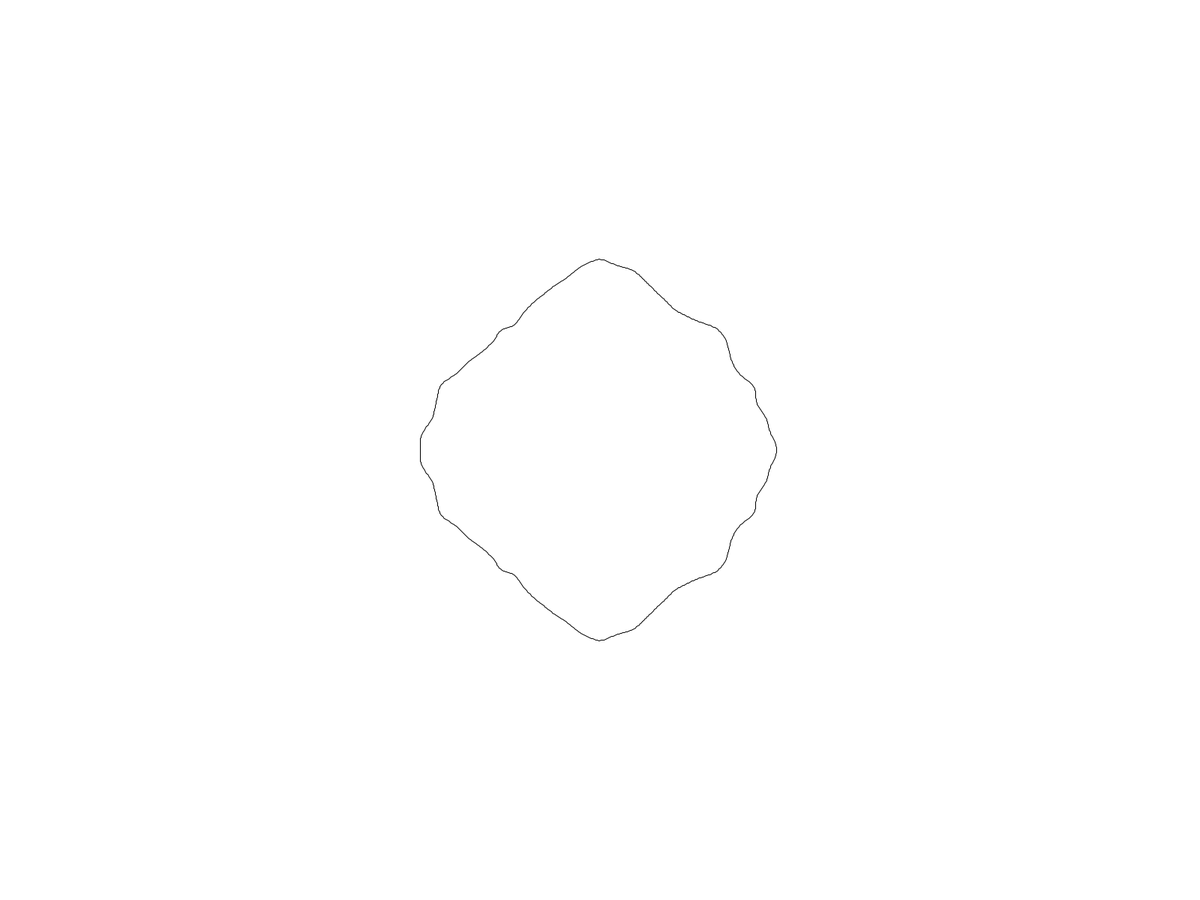
Frame 1 (no input)
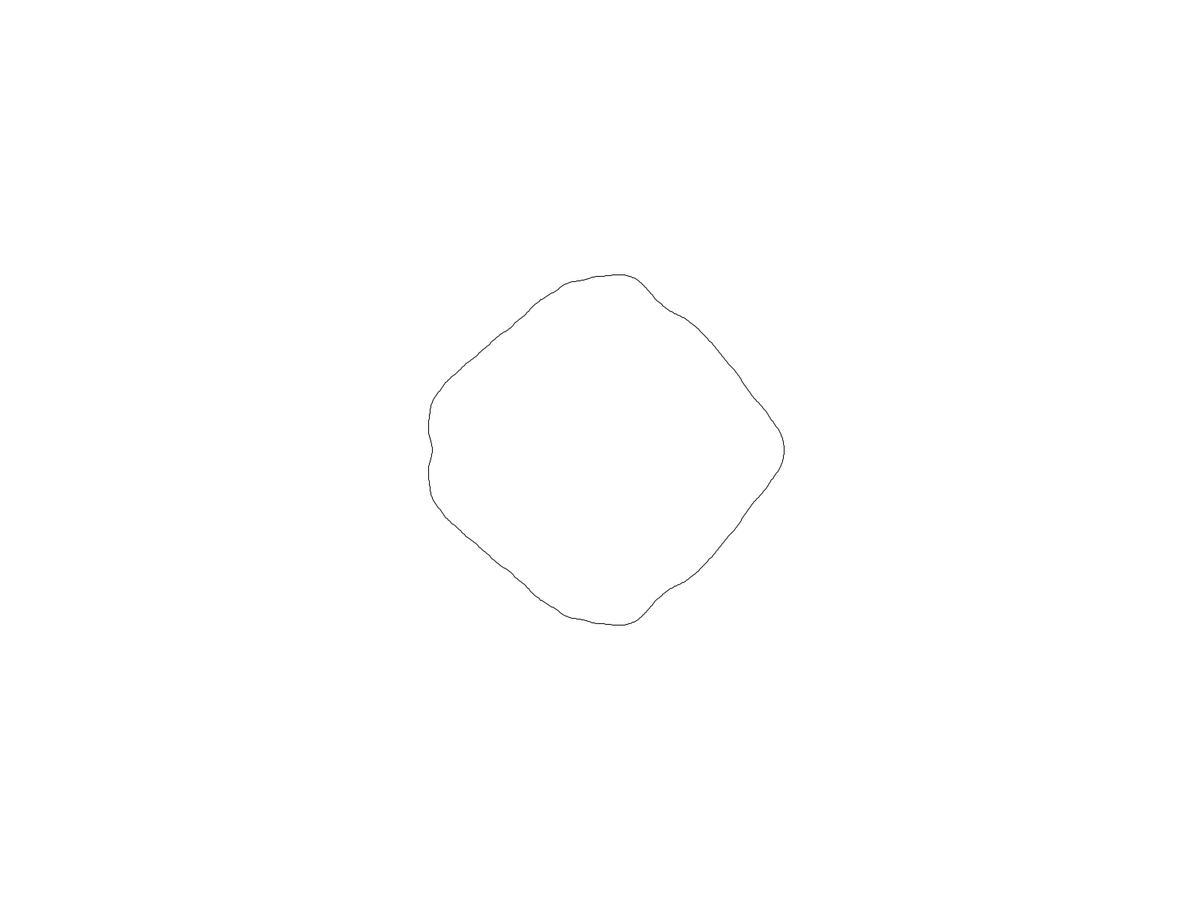
Frame 60 (the mouse pressed at the canvas centre just before this capture)
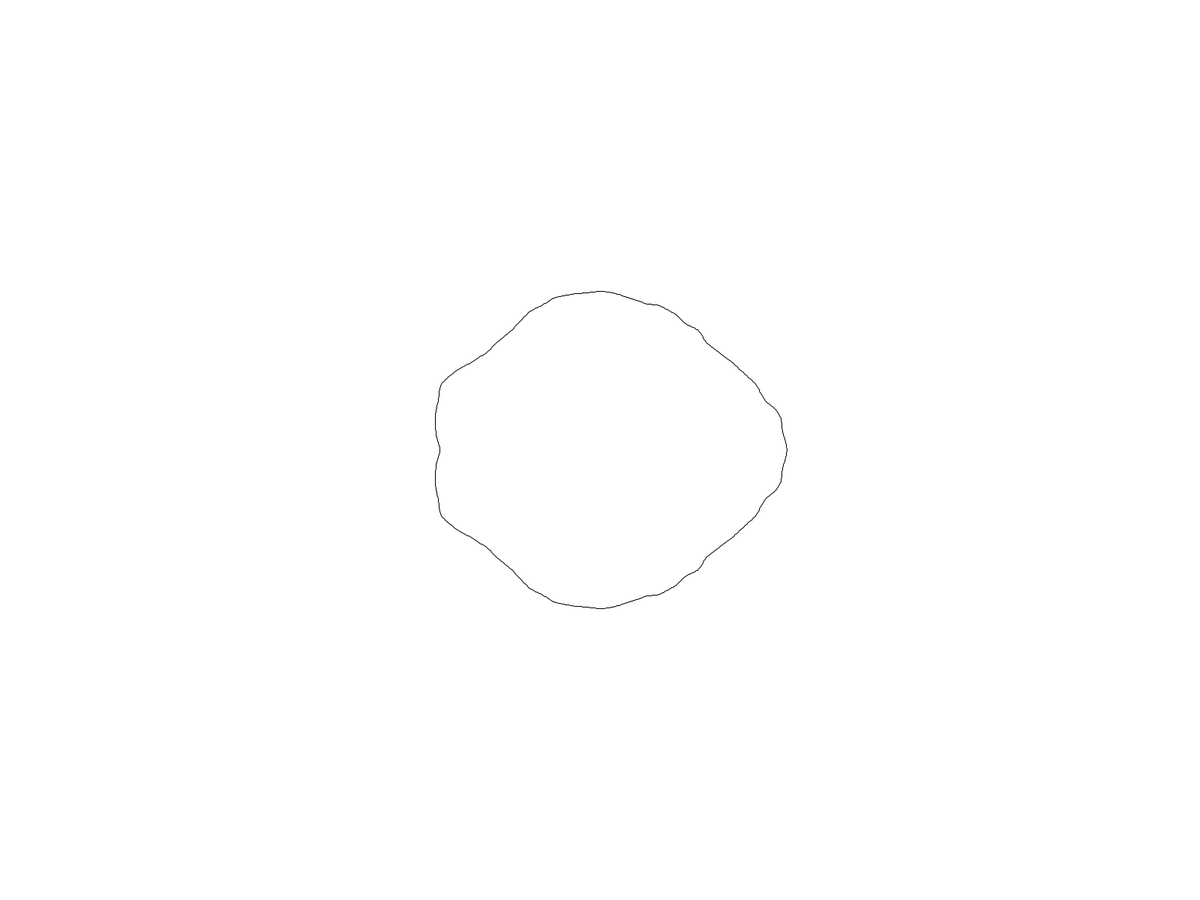
Frame 120 (the mouse held since frame 60 and released just before this capture)

The Processing sketch that drew these frames (run headless with seeded random() and noise(); from frame 60 on, the mouse is pressed at the canvas centre):

// Processing sketch: circle_1_01
// ── circle_1_01.pde
/*___________________________________________________
 //CIRCLE
 
 //A particle system alignd to a circle is reacting to
 //distrubances caused by perlin-noise
 //
 //
 //
 //Minimal Aestetic Disturbance
 //Walter Benjamin
 // Lagrange Interpolation
 //
 //Felix Wagner - 20/06/18
 __________________________________________________*/
//GLOBAL PARAMETERS
//all global parameters with values & comments, e.g.
int w = 900; 
int h = 900;
int sect = 400;
DotSystem system;
int range = 50;
int cRadius = w/4;
float n = 0;
float nfAng = 0.01;
float nfTime = 0.005;
ArrayList<Dot> dots;

//____________________________________________________
//SETTING UP
void settings()
{
	//needed if image size given by parameters
	//width = w; 
	//height = h;
	fullScreen();
}
void setup()
{
	//all those statements to be executed only once
	colorMode(HSB, 360, 100, 100);
	background(0,0,100);
	noFill();
	system = new DotSystem();
  
  	for (int i = 0; i < sect; i++) {
  		float q = map(i, 0, sect, 0, 180);
  		float theta = q * PI/180;
  		system.addDot(new Dot(cRadius, theta));

	  	/*
		angle × π / 180° = theta
	  	*/
  }
}
//_____________________________________________________
//LOOPING
void draw()
{
	background(0,0,100);
	for(int i = 0; i < dots.size(); i++){
			Dot d = dots.get(i);
			d.move(map(noise(i*nfAng, frameCount*nfTime),0,1,cRadius-range,cRadius+range));
		}
	system.run();
}
//______________________________________________________
//FUNCTIONS
//your functions for better structuring
//functions for event handling

class DotSystem{
	PShape s;

	DotSystem(){
		dots = new ArrayList<Dot>();
	}

	void addDot(Dot d){
		dots.add(d);
	}

	void display(){
		s = createShape();
		//s.setStroke(color(0,0,0,10));
		s.beginShape();
		pushMatrix();
		translate(width/2,height/2);
		for(Dot d : dots){
			d.run();
			s.vertex(d.position.x,d.position.y);
		}
		for(int i = dots.size()-1; i >= 0; i--){
			Dot d = dots.get(i);
			s.vertex(d.position.x,d.position.y*(-1));
		}
		s.endShape();
		shape(s);
		popMatrix();
	}

	void run(){
		display();
	}
}

class Dot{
	PVector position;
	PVector change;
	float t; //theta
	float r; //radius

	Dot(int radius, float theta){
		r = radius;
		t = theta;
		position = new PVector(r*cos(t),r*sin(t));
		change = new PVector(0,1);
	}


	void display(){
		noFill();
		ellipse(position.x,position.y,5,5);	
	}

	void move(float noise){
		r = noise;
	}

	void run(){
		position.x = r*cos(t);
		position.y = r*sin(t);
		//display();
	}
}
